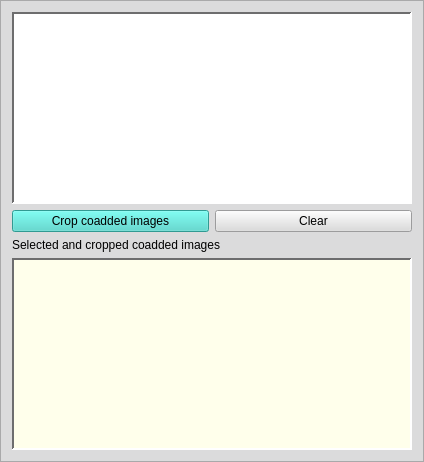
         <widget class="QFrame" name="frame_4">
          <property name="sizePolicy">
           <sizepolicy hsizetype="Maximum" vsizetype="Preferred">
            <horstretch>0</horstretch>
            <verstretch>0</verstretch>
           </sizepolicy>
          </property>
          <property name="palette">
           <palette>
            <active>
             <colorrole role="WindowText">
              <brush brushstyle="SolidPattern">
               <color alpha="255">
                <red>0</red>
                <green>0</green>
                <blue>0</blue>
               </color>
              </brush>
             </colorrole>
             <colorrole role="Button">
              <brush brushstyle="SolidPattern">
               <color alpha="255">
                <red>219</red>
                <green>219</green>
                <blue>220</blue>
               </color>
              </brush>
             </colorrole>
             <colorrole role="Light">
              <brush brushstyle="SolidPattern">
               <color alpha="255">
                <red>255</red>
                <green>255</green>
                <blue>255</blue>
               </color>
              </brush>
             </colorrole>
             <colorrole role="Midlight">
              <brush brushstyle="SolidPattern">
               <color alpha="255">
                <red>237</red>
                <green>237</green>
                <blue>237</blue>
               </color>
              </brush>
             </colorrole>
             <colorrole role="Dark">
              <brush brushstyle="SolidPattern">
               <color alpha="255">
                <red>109</red>
                <green>109</green>
                <blue>110</blue>
               </color>
              </brush>
             </colorrole>
             <colorrole role="Mid">
              <brush brushstyle="SolidPattern">
               <color alpha="255">
                <red>146</red>
                <green>146</green>
                <blue>147</blue>
               </color>
              </brush>
             </colorrole>
             <colorrole role="Text">
              <brush brushstyle="SolidPattern">
               <color alpha="255">
                <red>0</red>
                <green>0</green>
                <blue>0</blue>
               </color>
              </brush>
             </colorrole>
             <colorrole role="BrightText">
              <brush brushstyle="SolidPattern">
               <color alpha="255">
                <red>255</red>
                <green>255</green>
                <blue>255</blue>
               </color>
              </brush>
             </colorrole>
             <colorrole role="ButtonText">
              <brush brushstyle="SolidPattern">
               <color alpha="255">
                <red>0</red>
                <green>0</green>
                <blue>0</blue>
               </color>
              </brush>
             </colorrole>
             <colorrole role="Base">
              <brush brushstyle="SolidPattern">
               <color alpha="255">
                <red>255</red>
                <green>255</green>
                <blue>255</blue>
               </color>
              </brush>
             </colorrole>
             <colorrole role="Window">
              <brush brushstyle="SolidPattern">
               <color alpha="255">
                <red>219</red>
                <green>219</green>
                <blue>220</blue>
               </color>
              </brush>
             </colorrole>
             <colorrole role="Shadow">
              <brush brushstyle="SolidPattern">
               <color alpha="255">
                <red>0</red>
                <green>0</green>
                <blue>0</blue>
               </color>
              </brush>
             </colorrole>
             <colorrole role="AlternateBase">
              <brush brushstyle="SolidPattern">
               <color alpha="255">
                <red>237</red>
                <green>237</green>
                <blue>237</blue>
               </color>
              </brush>
             </colorrole>
             <colorrole role="ToolTipBase">
              <brush brushstyle="SolidPattern">
               <color alpha="255">
                <red>255</red>
                <green>255</green>
                <blue>220</blue>
               </color>
              </brush>
             </colorrole>
             <colorrole role="ToolTipText">
              <brush brushstyle="SolidPattern">
               <color alpha="255">
                <red>0</red>
                <green>0</green>
                <blue>0</blue>
               </color>
              </brush>
             </colorrole>
            </active>
            <inactive>
             <colorrole role="WindowText">
              <brush brushstyle="SolidPattern">
               <color alpha="255">
                <red>0</red>
                <green>0</green>
                <blue>0</blue>
               </color>
              </brush>
             </colorrole>
             <colorrole role="Button">
              <brush brushstyle="SolidPattern">
               <color alpha="255">
                <red>219</red>
                <green>219</green>
                <blue>220</blue>
               </color>
              </brush>
             </colorrole>
             <colorrole role="Light">
              <brush brushstyle="SolidPattern">
               <color alpha="255">
                <red>255</red>
                <green>255</green>
                <blue>255</blue>
               </color>
              </brush>
             </colorrole>
             <colorrole role="Midlight">
              <brush brushstyle="SolidPattern">
               <color alpha="255">
                <red>237</red>
                <green>237</green>
                <blue>237</blue>
               </color>
              </brush>
             </colorrole>
             <colorrole role="Dark">
              <brush brushstyle="SolidPattern">
               <color alpha="255">
                <red>109</red>
                <green>109</green>
                <blue>110</blue>
               </color>
              </brush>
             </colorrole>
             <colorrole role="Mid">
              <brush brushstyle="SolidPattern">
               <color alpha="255">
                <red>146</red>
                <green>146</green>
                <blue>147</blue>
               </color>
              </brush>
             </colorrole>
             <colorrole role="Text">
              <brush brushstyle="SolidPattern">
               <color alpha="255">
                <red>0</red>
                <green>0</green>
                <blue>0</blue>
               </color>
              </brush>
             </colorrole>
             <colorrole role="BrightText">
              <brush brushstyle="SolidPattern">
               <color alpha="255">
                <red>255</red>
                <green>255</green>
                <blue>255</blue>
               </color>
              </brush>
             </colorrole>
             <colorrole role="ButtonText">
              <brush brushstyle="SolidPattern">
               <color alpha="255">
                <red>0</red>
                <green>0</green>
                <blue>0</blue>
               </color>
              </brush>
             </colorrole>
             <colorrole role="Base">
              <brush brushstyle="SolidPattern">
               <color alpha="255">
                <red>255</red>
                <green>255</green>
                <blue>255</blue>
               </color>
              </brush>
             </colorrole>
             <colorrole role="Window">
              <brush brushstyle="SolidPattern">
               <color alpha="255">
                <red>219</red>
                <green>219</green>
                <blue>220</blue>
               </color>
              </brush>
             </colorrole>
             <colorrole role="Shadow">
              <brush brushstyle="SolidPattern">
               <color alpha="255">
                <red>0</red>
                <green>0</green>
                <blue>0</blue>
               </color>
              </brush>
             </colorrole>
             <colorrole role="AlternateBase">
              <brush brushstyle="SolidPattern">
               <color alpha="255">
                <red>237</red>
                <green>237</green>
                <blue>237</blue>
               </color>
              </brush>
             </colorrole>
             <colorrole role="ToolTipBase">
              <brush brushstyle="SolidPattern">
               <color alpha="255">
                <red>255</red>
                <green>255</green>
                <blue>220</blue>
               </color>
              </brush>
             </colorrole>
             <colorrole role="ToolTipText">
              <brush brushstyle="SolidPattern">
               <color alpha="255">
                <red>0</red>
                <green>0</green>
                <blue>0</blue>
               </color>
              </brush>
             </colorrole>
            </inactive>
            <disabled>
             <colorrole role="WindowText">
              <brush brushstyle="SolidPattern">
               <color alpha="255">
                <red>109</red>
                <green>109</green>
                <blue>110</blue>
               </color>
              </brush>
             </colorrole>
             <colorrole role="Button">
              <brush brushstyle="SolidPattern">
               <color alpha="255">
                <red>219</red>
                <green>219</green>
                <blue>220</blue>
               </color>
              </brush>
             </colorrole>
             <colorrole role="Light">
              <brush brushstyle="SolidPattern">
               <color alpha="255">
                <red>255</red>
                <green>255</green>
                <blue>255</blue>
               </color>
              </brush>
             </colorrole>
             <colorrole role="Midlight">
              <brush brushstyle="SolidPattern">
               <color alpha="255">
                <red>237</red>
                <green>237</green>
                <blue>237</blue>
               </color>
              </brush>
             </colorrole>
             <colorrole role="Dark">
              <brush brushstyle="SolidPattern">
               <color alpha="255">
                <red>109</red>
                <green>109</green>
                <blue>110</blue>
               </color>
              </brush>
             </colorrole>
             <colorrole role="Mid">
              <brush brushstyle="SolidPattern">
               <color alpha="255">
                <red>146</red>
                <green>146</green>
                <blue>147</blue>
               </color>
              </brush>
             </colorrole>
             <colorrole role="Text">
              <brush brushstyle="SolidPattern">
               <color alpha="255">
                <red>109</red>
                <green>109</green>
                <blue>110</blue>
               </color>
              </brush>
             </colorrole>
             <colorrole role="BrightText">
              <brush brushstyle="SolidPattern">
               <color alpha="255">
                <red>255</red>
                <green>255</green>
                <blue>255</blue>
               </color>
              </brush>
             </colorrole>
             <colorrole role="ButtonText">
              <brush brushstyle="SolidPattern">
               <color alpha="255">
                <red>109</red>
                <green>109</green>
                <blue>110</blue>
               </color>
              </brush>
             </colorrole>
             <colorrole role="Base">
              <brush brushstyle="SolidPattern">
               <color alpha="255">
                <red>219</red>
                <green>219</green>
                <blue>220</blue>
               </color>
              </brush>
             </colorrole>
             <colorrole role="Window">
              <brush brushstyle="SolidPattern">
               <color alpha="255">
                <red>219</red>
                <green>219</green>
                <blue>220</blue>
               </color>
              </brush>
             </colorrole>
             <colorrole role="Shadow">
              <brush brushstyle="SolidPattern">
               <color alpha="255">
                <red>0</red>
                <green>0</green>
                <blue>0</blue>
               </color>
              </brush>
             </colorrole>
             <colorrole role="AlternateBase">
              <brush brushstyle="SolidPattern">
               <color alpha="255">
                <red>219</red>
                <green>219</green>
                <blue>220</blue>
               </color>
              </brush>
             </colorrole>
             <colorrole role="ToolTipBase">
              <brush brushstyle="SolidPattern">
               <color alpha="255">
                <red>255</red>
                <green>255</green>
                <blue>220</blue>
               </color>
              </brush>
             </colorrole>
             <colorrole role="ToolTipText">
              <brush brushstyle="SolidPattern">
               <color alpha="255">
                <red>0</red>
                <green>0</green>
                <blue>0</blue>
               </color>
              </brush>
             </colorrole>
            </disabled>
           </palette>
          </property>
          <property name="autoFillBackground">
           <bool>true</bool>
          </property>
          <property name="frameShape">
           <enum>QFrame::StyledPanel</enum>
          </property>
          <property name="frameShadow">
           <enum>QFrame::Plain</enum>
          </property>
          <layout class="QGridLayout" name="gridLayout">
           <item row="2" column="0" colspan="2">
            <widget class="QLabel" name="label_19">
             <property name="text">
              <string>Selected and cropped coadded images</string>
             </property>
            </widget>
           </item>
           <item row="3" column="0" colspan="2">
            <widget class="QListView" name="coaddImageListView">
             <property name="sizePolicy">
              <sizepolicy hsizetype="Preferred" vsizetype="Expanding">
               <horstretch>0</horstretch>
               <verstretch>0</verstretch>
              </sizepolicy>
             </property>
             <property name="minimumSize">
              <size>
               <width>400</width>
               <height>0</height>
              </size>
             </property>
             <property name="palette">
              <palette>
               <active>
                <colorrole role="Base">
                 <brush brushstyle="SolidPattern">
                  <color alpha="255">
                   <red>255</red>
                   <green>255</green>
                   <blue>235</blue>
                  </color>
                 </brush>
                </colorrole>
               </active>
               <inactive>
                <colorrole role="Base">
                 <brush brushstyle="SolidPattern">
                  <color alpha="255">
                   <red>255</red>
                   <green>255</green>
                   <blue>235</blue>
                  </color>
                 </brush>
                </colorrole>
               </inactive>
               <disabled>
                <colorrole role="Base">
                 <brush brushstyle="SolidPattern">
                  <color alpha="255">
                   <red>238</red>
                   <green>255</green>
                   <blue>255</blue>
                  </color>
                 </brush>
                </colorrole>
               </disabled>
              </palette>
             </property>
             <property name="focusPolicy">
              <enum>Qt::NoFocus</enum>
             </property>
             <property name="statusTip">
              <string>The cropped coadded images available for calibration (stored in the color_theli/ subdirectory)</string>
             </property>
             <property name="frameShape">
              <enum>QFrame::Panel</enum>
             </property>
             <property name="lineWidth">
              <number>2</number>
             </property>
             <property name="editTriggers">
              <set>QAbstractItemView::NoEditTriggers</set>
             </property>
             <property name="selectionMode">
              <enum>QAbstractItemView::NoSelection</enum>
             </property>
            </widget>
           </item>
           <item row="0" column="0" colspan="2">
            <widget class="QListView" name="coaddDirListView">
             <property name="sizePolicy">
              <sizepolicy hsizetype="Preferred" vsizetype="Expanding">
               <horstretch>0</horstretch>
               <verstretch>0</verstretch>
              </sizepolicy>
             </property>
             <property name="minimumSize">
              <size>
               <width>400</width>
               <height>0</height>
              </size>
             </property>
             <property name="focusPolicy">
              <enum>Qt::ClickFocus</enum>
             </property>
             <property name="statusTip">
              <string>Click, or ctrl-click to select all coadditions needed for the color picture.</string>
             </property>
             <property name="frameShape">
              <enum>QFrame::Panel</enum>
             </property>
             <property name="lineWidth">
              <number>2</number>
             </property>
             <property name="editTriggers">
              <set>QAbstractItemView::NoEditTriggers</set>
             </property>
             <property name="showDropIndicator" stdset="0">
              <bool>false</bool>
             </property>
             <property name="alternatingRowColors">
              <bool>false</bool>
             </property>
             <property name="selectionMode">
              <enum>QAbstractItemView::ExtendedSelection</enum>
             </property>
             <property name="selectionBehavior">
              <enum>QAbstractItemView::SelectRows</enum>
             </property>
            </widget>
           </item>
           <item row="1" column="1">
            <widget class="QPushButton" name="clearCoaddsPushButton">
             <property name="focusPolicy">
              <enum>Qt::ClickFocus</enum>
             </property>
             <property name="statusTip">
              <string>Clears the list of directories.</string>
             </property>
             <property name="text">
              <string>Clear</string>
             </property>
            </widget>
           </item>
           <item row="1" column="0">
            <widget class="QPushButton" name="getCoaddsPushButton">
             <property name="palette">
              <palette>
               <active>
                <colorrole role="WindowText">
                 <brush brushstyle="SolidPattern">
                  <color alpha="255">
                   <red>0</red>
                   <green>0</green>
                   <blue>0</blue>
                  </color>
                 </brush>
                </colorrole>
                <colorrole role="Button">
                 <brush brushstyle="SolidPattern">
                  <color alpha="255">
                   <red>68</red>
                   <green>216</green>
                   <blue>204</blue>
                  </color>
                 </brush>
                </colorrole>
                <colorrole role="Light">
                 <brush brushstyle="SolidPattern">
                  <color alpha="255">
                   <red>149</red>
                   <green>255</green>
                   <blue>247</blue>
                  </color>
                 </brush>
                </colorrole>
                <colorrole role="Midlight">
                 <brush brushstyle="SolidPattern">
                  <color alpha="255">
                   <red>108</red>
                   <green>235</green>
                   <blue>225</blue>
                  </color>
                 </brush>
                </colorrole>
                <colorrole role="Dark">
                 <brush brushstyle="SolidPattern">
                  <color alpha="255">
                   <red>34</red>
                   <green>108</green>
                   <blue>102</blue>
                  </color>
                 </brush>
                </colorrole>
                <colorrole role="Mid">
                 <brush brushstyle="SolidPattern">
                  <color alpha="255">
                   <red>45</red>
                   <green>144</green>
                   <blue>136</blue>
                  </color>
                 </brush>
                </colorrole>
                <colorrole role="Text">
                 <brush brushstyle="SolidPattern">
                  <color alpha="255">
                   <red>0</red>
                   <green>0</green>
                   <blue>0</blue>
                  </color>
                 </brush>
                </colorrole>
                <colorrole role="BrightText">
                 <brush brushstyle="SolidPattern">
                  <color alpha="255">
                   <red>255</red>
                   <green>255</green>
                   <blue>255</blue>
                  </color>
                 </brush>
                </colorrole>
                <colorrole role="ButtonText">
                 <brush brushstyle="SolidPattern">
                  <color alpha="255">
                   <red>0</red>
                   <green>0</green>
                   <blue>0</blue>
                  </color>
                 </brush>
                </colorrole>
                <colorrole role="Base">
                 <brush brushstyle="SolidPattern">
                  <color alpha="255">
                   <red>255</red>
                   <green>255</green>
                   <blue>255</blue>
                  </color>
                 </brush>
                </colorrole>
                <colorrole role="Window">
                 <brush brushstyle="SolidPattern">
                  <color alpha="255">
                   <red>68</red>
                   <green>216</green>
                   <blue>204</blue>
                  </color>
                 </brush>
                </colorrole>
                <colorrole role="Shadow">
                 <brush brushstyle="SolidPattern">
                  <color alpha="255">
                   <red>0</red>
                   <green>0</green>
                   <blue>0</blue>
                  </color>
                 </brush>
                </colorrole>
                <colorrole role="AlternateBase">
                 <brush brushstyle="SolidPattern">
                  <color alpha="255">
                   <red>161</red>
                   <green>235</green>
                   <blue>229</blue>
                  </color>
                 </brush>
                </colorrole>
                <colorrole role="ToolTipBase">
                 <brush brushstyle="SolidPattern">
                  <color alpha="255">
                   <red>255</red>
                   <green>255</green>
                   <blue>220</blue>
                  </color>
                 </brush>
                </colorrole>
                <colorrole role="ToolTipText">
                 <brush brushstyle="SolidPattern">
                  <color alpha="255">
                   <red>0</red>
                   <green>0</green>
                   <blue>0</blue>
                  </color>
                 </brush>
                </colorrole>
               </active>
               <inactive>
                <colorrole role="WindowText">
                 <brush brushstyle="SolidPattern">
                  <color alpha="255">
                   <red>0</red>
                   <green>0</green>
                   <blue>0</blue>
                  </color>
                 </brush>
                </colorrole>
                <colorrole role="Button">
                 <brush brushstyle="SolidPattern">
                  <color alpha="255">
                   <red>68</red>
                   <green>216</green>
                   <blue>204</blue>
                  </color>
                 </brush>
                </colorrole>
                <colorrole role="Light">
                 <brush brushstyle="SolidPattern">
                  <color alpha="255">
                   <red>149</red>
                   <green>255</green>
                   <blue>247</blue>
                  </color>
                 </brush>
                </colorrole>
                <colorrole role="Midlight">
                 <brush brushstyle="SolidPattern">
                  <color alpha="255">
                   <red>108</red>
                   <green>235</green>
                   <blue>225</blue>
                  </color>
                 </brush>
                </colorrole>
                <colorrole role="Dark">
                 <brush brushstyle="SolidPattern">
                  <color alpha="255">
                   <red>34</red>
                   <green>108</green>
                   <blue>102</blue>
                  </color>
                 </brush>
                </colorrole>
                <colorrole role="Mid">
                 <brush brushstyle="SolidPattern">
                  <color alpha="255">
                   <red>45</red>
                   <green>144</green>
                   <blue>136</blue>
                  </color>
                 </brush>
                </colorrole>
                <colorrole role="Text">
                 <brush brushstyle="SolidPattern">
                  <color alpha="255">
                   <red>0</red>
                   <green>0</green>
                   <blue>0</blue>
                  </color>
                 </brush>
                </colorrole>
                <colorrole role="BrightText">
                 <brush brushstyle="SolidPattern">
                  <color alpha="255">
                   <red>255</red>
                   <green>255</green>
                   <blue>255</blue>
                  </color>
                 </brush>
                </colorrole>
                <colorrole role="ButtonText">
                 <brush brushstyle="SolidPattern">
                  <color alpha="255">
                   <red>0</red>
                   <green>0</green>
                   <blue>0</blue>
                  </color>
                 </brush>
                </colorrole>
                <colorrole role="Base">
                 <brush brushstyle="SolidPattern">
                  <color alpha="255">
                   <red>255</red>
                   <green>255</green>
                   <blue>255</blue>
                  </color>
                 </brush>
                </colorrole>
                <colorrole role="Window">
                 <brush brushstyle="SolidPattern">
                  <color alpha="255">
                   <red>68</red>
                   <green>216</green>
                   <blue>204</blue>
                  </color>
                 </brush>
                </colorrole>
                <colorrole role="Shadow">
                 <brush brushstyle="SolidPattern">
                  <color alpha="255">
                   <red>0</red>
                   <green>0</green>
                   <blue>0</blue>
                  </color>
                 </brush>
                </colorrole>
                <colorrole role="AlternateBase">
                 <brush brushstyle="SolidPattern">
                  <color alpha="255">
                   <red>161</red>
                   <green>235</green>
                   <blue>229</blue>
                  </color>
                 </brush>
                </colorrole>
                <colorrole role="ToolTipBase">
                 <brush brushstyle="SolidPattern">
                  <color alpha="255">
                   <red>255</red>
                   <green>255</green>
                   <blue>220</blue>
                  </color>
                 </brush>
                </colorrole>
                <colorrole role="ToolTipText">
                 <brush brushstyle="SolidPattern">
                  <color alpha="255">
                   <red>0</red>
                   <green>0</green>
                   <blue>0</blue>
                  </color>
                 </brush>
                </colorrole>
               </inactive>
               <disabled>
                <colorrole role="WindowText">
                 <brush brushstyle="SolidPattern">
                  <color alpha="255">
                   <red>34</red>
                   <green>108</green>
                   <blue>102</blue>
                  </color>
                 </brush>
                </colorrole>
                <colorrole role="Button">
                 <brush brushstyle="SolidPattern">
                  <color alpha="255">
                   <red>68</red>
                   <green>216</green>
                   <blue>204</blue>
                  </color>
                 </brush>
                </colorrole>
                <colorrole role="Light">
                 <brush brushstyle="SolidPattern">
                  <color alpha="255">
                   <red>149</red>
                   <green>255</green>
                   <blue>247</blue>
                  </color>
                 </brush>
                </colorrole>
                <colorrole role="Midlight">
                 <brush brushstyle="SolidPattern">
                  <color alpha="255">
                   <red>108</red>
                   <green>235</green>
                   <blue>225</blue>
                  </color>
                 </brush>
                </colorrole>
                <colorrole role="Dark">
                 <brush brushstyle="SolidPattern">
                  <color alpha="255">
                   <red>34</red>
                   <green>108</green>
                   <blue>102</blue>
                  </color>
                 </brush>
                </colorrole>
                <colorrole role="Mid">
                 <brush brushstyle="SolidPattern">
                  <color alpha="255">
                   <red>45</red>
                   <green>144</green>
                   <blue>136</blue>
                  </color>
                 </brush>
                </colorrole>
                <colorrole role="Text">
                 <brush brushstyle="SolidPattern">
                  <color alpha="255">
                   <red>34</red>
                   <green>108</green>
                   <blue>102</blue>
                  </color>
                 </brush>
                </colorrole>
                <colorrole role="BrightText">
                 <brush brushstyle="SolidPattern">
                  <color alpha="255">
                   <red>255</red>
                   <green>255</green>
                   <blue>255</blue>
                  </color>
                 </brush>
                </colorrole>
                <colorrole role="ButtonText">
                 <brush brushstyle="SolidPattern">
                  <color alpha="255">
                   <red>34</red>
                   <green>108</green>
                   <blue>102</blue>
                  </color>
                 </brush>
                </colorrole>
                <colorrole role="Base">
                 <brush brushstyle="SolidPattern">
                  <color alpha="255">
                   <red>68</red>
                   <green>216</green>
                   <blue>204</blue>
                  </color>
                 </brush>
                </colorrole>
                <colorrole role="Window">
                 <brush brushstyle="SolidPattern">
                  <color alpha="255">
                   <red>68</red>
                   <green>216</green>
                   <blue>204</blue>
                  </color>
                 </brush>
                </colorrole>
                <colorrole role="Shadow">
                 <brush brushstyle="SolidPattern">
                  <color alpha="255">
                   <red>0</red>
                   <green>0</green>
                   <blue>0</blue>
                  </color>
                 </brush>
                </colorrole>
                <colorrole role="AlternateBase">
                 <brush brushstyle="SolidPattern">
                  <color alpha="255">
                   <red>68</red>
                   <green>216</green>
                   <blue>204</blue>
                  </color>
                 </brush>
                </colorrole>
                <colorrole role="ToolTipBase">
                 <brush brushstyle="SolidPattern">
                  <color alpha="255">
                   <red>255</red>
                   <green>255</green>
                   <blue>220</blue>
                  </color>
                 </brush>
                </colorrole>
                <colorrole role="ToolTipText">
                 <brush brushstyle="SolidPattern">
                  <color alpha="255">
                   <red>0</red>
                   <green>0</green>
                   <blue>0</blue>
                  </color>
                 </brush>
                </colorrole>
               </disabled>
              </palette>
             </property>
             <property name="focusPolicy">
              <enum>Qt::ClickFocus</enum>
             </property>
             <property name="statusTip">
              <string>Crops coadded images to the same size, and stores them in a color_theli/ sub-directory.</string>
             </property>
             <property name="text">
              <string>Crop coadded images</string>
             </property>
            </widget>
           </item>
          </layout>
         </widget>
